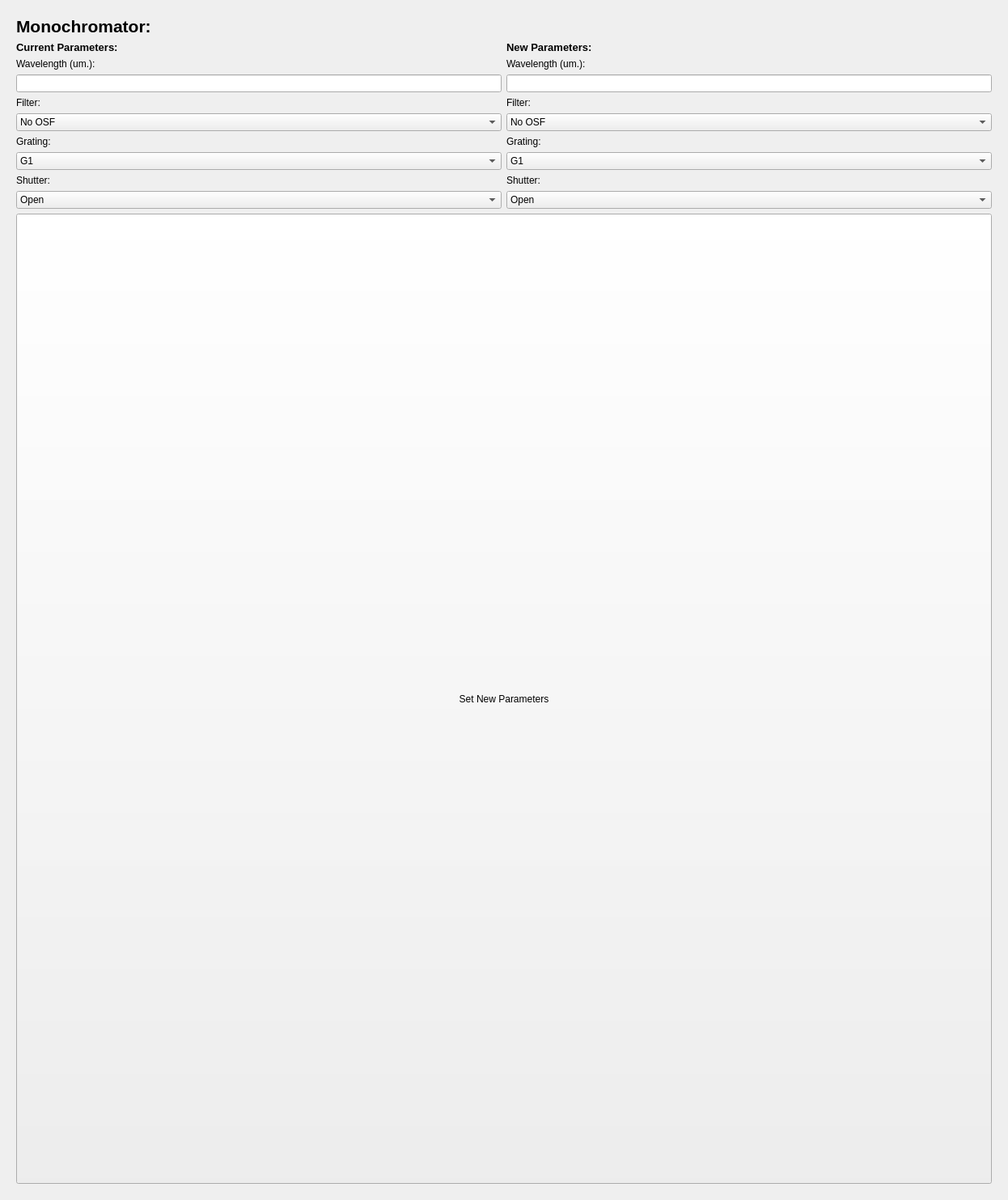
<?xml version="1.0" encoding="UTF-8"?>
<ui version="4.0">
 <class>Form</class>
 <widget class="QWidget" name="Form">
  <property name="geometry">
   <rect>
    <x>0</x>
    <y>0</y>
    <width>1246</width>
    <height>1483</height>
   </rect>
  </property>
  <property name="windowTitle">
   <string>Form</string>
  </property>
  <layout class="QGridLayout" name="gridLayout">
   <item row="0" column="0">
    <widget class="QStackedWidget" name="stackedWidget">
     <property name="currentIndex">
      <number>0</number>
     </property>
     <widget class="QWidget" name="MonochromatorControl">
      <layout class="QGridLayout" name="gridLayout_2">
       <item row="23" column="2">
        <widget class="QLabel" name="manual_monochromator_shutter_label">
         <property name="sizePolicy">
          <sizepolicy hsizetype="Preferred" vsizetype="Maximum">
           <horstretch>0</horstretch>
           <verstretch>0</verstretch>
          </sizepolicy>
         </property>
         <property name="text">
          <string>Shutter:</string>
         </property>
        </widget>
       </item>
       <item row="18" column="0" colspan="2">
        <widget class="QComboBox" name="manual_monochromator_currentfilter_combobox">
         <item>
          <property name="text">
           <string>No OSF</string>
          </property>
         </item>
         <item>
          <property name="text">
           <string>OSF1</string>
          </property>
         </item>
         <item>
          <property name="text">
           <string>OSF2</string>
          </property>
         </item>
         <item>
          <property name="text">
           <string>OSF3</string>
          </property>
         </item>
        </widget>
       </item>
       <item row="18" column="2" colspan="2">
        <widget class="QComboBox" name="manual_monochromator_newfilter_combobox">
         <item>
          <property name="text">
           <string>No OSF</string>
          </property>
         </item>
         <item>
          <property name="text">
           <string>OSF1</string>
          </property>
         </item>
         <item>
          <property name="text">
           <string>OSF2</string>
          </property>
         </item>
         <item>
          <property name="text">
           <string>OSF3</string>
          </property>
         </item>
        </widget>
       </item>
       <item row="21" column="2" colspan="2">
        <widget class="QComboBox" name="manual_monochromator_newgrating_combobox">
         <property name="sizePolicy">
          <sizepolicy hsizetype="Minimum" vsizetype="Fixed">
           <horstretch>0</horstretch>
           <verstretch>0</verstretch>
          </sizepolicy>
         </property>
         <item>
          <property name="text">
           <string>G1</string>
          </property>
         </item>
         <item>
          <property name="text">
           <string>G2</string>
          </property>
         </item>
         <item>
          <property name="text">
           <string>G3</string>
          </property>
         </item>
        </widget>
       </item>
       <item row="12" column="2">
        <widget class="QLabel" name="manual_monochromator_wavelength_label">
         <property name="sizePolicy">
          <sizepolicy hsizetype="Preferred" vsizetype="Maximum">
           <horstretch>0</horstretch>
           <verstretch>0</verstretch>
          </sizepolicy>
         </property>
         <property name="text">
          <string>Wavelength (um.):</string>
         </property>
        </widget>
       </item>
       <item row="20" column="2">
        <widget class="QLabel" name="manual_monochromator_grating_label">
         <property name="sizePolicy">
          <sizepolicy hsizetype="Preferred" vsizetype="Maximum">
           <horstretch>0</horstretch>
           <verstretch>0</verstretch>
          </sizepolicy>
         </property>
         <property name="text">
          <string>Grating:</string>
         </property>
        </widget>
       </item>
       <item row="17" column="0">
        <widget class="QLabel" name="manual_monochromator_filter_label_2">
         <property name="sizePolicy">
          <sizepolicy hsizetype="Preferred" vsizetype="Maximum">
           <horstretch>0</horstretch>
           <verstretch>0</verstretch>
          </sizepolicy>
         </property>
         <property name="text">
          <string>Filter:</string>
         </property>
        </widget>
       </item>
       <item row="0" column="0" colspan="2">
        <widget class="QLabel" name="manual_monochromator_label">
         <property name="sizePolicy">
          <sizepolicy hsizetype="Preferred" vsizetype="Maximum">
           <horstretch>0</horstretch>
           <verstretch>0</verstretch>
          </sizepolicy>
         </property>
         <property name="font">
          <font>
           <pointsize>16</pointsize>
           <weight>75</weight>
           <bold>true</bold>
          </font>
         </property>
         <property name="text">
          <string>Monochromator:</string>
         </property>
        </widget>
       </item>
       <item row="20" column="0">
        <widget class="QLabel" name="manual_monochromator_grating_label_2">
         <property name="sizePolicy">
          <sizepolicy hsizetype="Preferred" vsizetype="Maximum">
           <horstretch>0</horstretch>
           <verstretch>0</verstretch>
          </sizepolicy>
         </property>
         <property name="text">
          <string>Grating:</string>
         </property>
        </widget>
       </item>
       <item row="23" column="0">
        <widget class="QLabel" name="manual_monochromator_shutter_label_2">
         <property name="sizePolicy">
          <sizepolicy hsizetype="Preferred" vsizetype="Maximum">
           <horstretch>0</horstretch>
           <verstretch>0</verstretch>
          </sizepolicy>
         </property>
         <property name="text">
          <string>Shutter:</string>
         </property>
        </widget>
       </item>
       <item row="24" column="0" colspan="2">
        <widget class="QComboBox" name="manual_monochromator_currentshutter_combobox">
         <property name="sizePolicy">
          <sizepolicy hsizetype="Minimum" vsizetype="Maximum">
           <horstretch>0</horstretch>
           <verstretch>0</verstretch>
          </sizepolicy>
         </property>
         <item>
          <property name="text">
           <string>Open</string>
          </property>
         </item>
         <item>
          <property name="text">
           <string>Close</string>
          </property>
         </item>
        </widget>
       </item>
       <item row="17" column="2">
        <widget class="QLabel" name="manual_monochromator_filter_label">
         <property name="sizePolicy">
          <sizepolicy hsizetype="Preferred" vsizetype="Maximum">
           <horstretch>0</horstretch>
           <verstretch>0</verstretch>
          </sizepolicy>
         </property>
         <property name="text">
          <string>Filter:</string>
         </property>
        </widget>
       </item>
       <item row="21" column="0" colspan="2">
        <widget class="QComboBox" name="manual_monochromator_currentgrating_combobox">
         <property name="sizePolicy">
          <sizepolicy hsizetype="Minimum" vsizetype="Fixed">
           <horstretch>0</horstretch>
           <verstretch>0</verstretch>
          </sizepolicy>
         </property>
         <item>
          <property name="text">
           <string>G1</string>
          </property>
         </item>
         <item>
          <property name="text">
           <string>G2</string>
          </property>
         </item>
         <item>
          <property name="text">
           <string>G3</string>
          </property>
         </item>
        </widget>
       </item>
       <item row="12" column="0">
        <widget class="QLabel" name="manual_monochromator_wavelength_label_2">
         <property name="sizePolicy">
          <sizepolicy hsizetype="Preferred" vsizetype="Maximum">
           <horstretch>0</horstretch>
           <verstretch>0</verstretch>
          </sizepolicy>
         </property>
         <property name="text">
          <string>Wavelength (um.):</string>
         </property>
        </widget>
       </item>
       <item row="15" column="2" colspan="2">
        <widget class="QLineEdit" name="manual_monochromator_newwavelength_ledit">
         <property name="sizePolicy">
          <sizepolicy hsizetype="Minimum" vsizetype="Maximum">
           <horstretch>0</horstretch>
           <verstretch>0</verstretch>
          </sizepolicy>
         </property>
        </widget>
       </item>
       <item row="25" column="0" colspan="4">
        <widget class="QPushButton" name="manual_monochromator_setparams_button">
         <property name="sizePolicy">
          <sizepolicy hsizetype="Minimum" vsizetype="Preferred">
           <horstretch>0</horstretch>
           <verstretch>0</verstretch>
          </sizepolicy>
         </property>
         <property name="text">
          <string>Set New Parameters</string>
         </property>
        </widget>
       </item>
       <item row="24" column="2" colspan="2">
        <widget class="QComboBox" name="manual_monochromator_newshutter_combobox">
         <property name="sizePolicy">
          <sizepolicy hsizetype="Minimum" vsizetype="Maximum">
           <horstretch>0</horstretch>
           <verstretch>0</verstretch>
          </sizepolicy>
         </property>
         <item>
          <property name="text">
           <string>Open</string>
          </property>
         </item>
         <item>
          <property name="text">
           <string>Close</string>
          </property>
         </item>
        </widget>
       </item>
       <item row="15" column="0" colspan="2">
        <widget class="QLineEdit" name="manual_monochromator_currentwavelength_ledit">
         <property name="sizePolicy">
          <sizepolicy hsizetype="Minimum" vsizetype="Maximum">
           <horstretch>0</horstretch>
           <verstretch>0</verstretch>
          </sizepolicy>
         </property>
        </widget>
       </item>
       <item row="11" column="0" colspan="2">
        <widget class="QLabel" name="label_2">
         <property name="sizePolicy">
          <sizepolicy hsizetype="Preferred" vsizetype="Maximum">
           <horstretch>0</horstretch>
           <verstretch>0</verstretch>
          </sizepolicy>
         </property>
         <property name="font">
          <font>
           <pointsize>10</pointsize>
           <weight>75</weight>
           <bold>true</bold>
          </font>
         </property>
         <property name="text">
          <string>Current Parameters:</string>
         </property>
        </widget>
       </item>
       <item row="11" column="2">
        <widget class="QLabel" name="label">
         <property name="sizePolicy">
          <sizepolicy hsizetype="Preferred" vsizetype="Maximum">
           <horstretch>0</horstretch>
           <verstretch>0</verstretch>
          </sizepolicy>
         </property>
         <property name="font">
          <font>
           <pointsize>10</pointsize>
           <weight>75</weight>
           <bold>true</bold>
          </font>
         </property>
         <property name="text">
          <string>New Parameters:</string>
         </property>
        </widget>
       </item>
      </layout>
     </widget>
     <widget class="QWidget" name="LockInControl">
      <layout class="QGridLayout" name="gridLayout_3">
       <item row="0" column="0">
        <widget class="QLabel" name="manual_lockin_label">
         <property name="sizePolicy">
          <sizepolicy hsizetype="Preferred" vsizetype="Maximum">
           <horstretch>0</horstretch>
           <verstretch>0</verstretch>
          </sizepolicy>
         </property>
         <property name="font">
          <font>
           <pointsize>16</pointsize>
           <weight>75</weight>
           <bold>true</bold>
          </font>
         </property>
         <property name="text">
          <string>Lock-In:</string>
         </property>
        </widget>
       </item>
       <item row="8" column="0">
        <widget class="QComboBox" name="manual_lockin_sensitivityvalue_cbox">
         <property name="sizePolicy">
          <sizepolicy hsizetype="Preferred" vsizetype="Fixed">
           <horstretch>0</horstretch>
           <verstretch>0</verstretch>
          </sizepolicy>
         </property>
         <item>
          <property name="text">
           <string>1</string>
          </property>
         </item>
         <item>
          <property name="text">
           <string>2</string>
          </property>
         </item>
         <item>
          <property name="text">
           <string>5</string>
          </property>
         </item>
        </widget>
       </item>
       <item row="18" column="0">
        <widget class="QLabel" name="manual_lockin_measurementstorage_label">
         <property name="text">
          <string>Measurement Storage Path:</string>
         </property>
        </widget>
       </item>
       <item row="9" column="1">
        <widget class="QLabel" name="label_5">
         <property name="text">
          <string>Multiplier:</string>
         </property>
        </widget>
       </item>
       <item row="17" column="0">
        <widget class="QComboBox" name="manual_lockin_samplerate_combobox">
         <property name="sizePolicy">
          <sizepolicy hsizetype="Expanding" vsizetype="Fixed">
           <horstretch>0</horstretch>
           <verstretch>0</verstretch>
          </sizepolicy>
         </property>
         <property name="currentText">
          <string>0.0625</string>
         </property>
         <item>
          <property name="text">
           <string>0.0625</string>
          </property>
         </item>
         <item>
          <property name="text">
           <string>0.125</string>
          </property>
         </item>
         <item>
          <property name="text">
           <string>0.250</string>
          </property>
         </item>
         <item>
          <property name="text">
           <string>0.5</string>
          </property>
         </item>
         <item>
          <property name="text">
           <string>1</string>
          </property>
         </item>
         <item>
          <property name="text">
           <string>2</string>
          </property>
         </item>
         <item>
          <property name="text">
           <string>4</string>
          </property>
         </item>
         <item>
          <property name="text">
           <string>8</string>
          </property>
         </item>
         <item>
          <property name="text">
           <string>16</string>
          </property>
         </item>
         <item>
          <property name="text">
           <string>32</string>
          </property>
         </item>
         <item>
          <property name="text">
           <string>64</string>
          </property>
         </item>
         <item>
          <property name="text">
           <string>128</string>
          </property>
         </item>
         <item>
          <property name="text">
           <string>256</string>
          </property>
         </item>
         <item>
          <property name="text">
           <string>512</string>
          </property>
         </item>
        </widget>
       </item>
       <item row="9" column="0">
        <widget class="QLabel" name="label_3">
         <property name="text">
          <string>Multiplier:</string>
         </property>
        </widget>
       </item>
       <item row="12" column="1">
        <widget class="QComboBox" name="manual_lockin_timeconstantunit_cbox">
         <item>
          <property name="text">
           <string>ks.</string>
          </property>
         </item>
         <item>
          <property name="text">
           <string>s.</string>
          </property>
         </item>
         <item>
          <property name="text">
           <string>ms.</string>
          </property>
         </item>
         <item>
          <property name="text">
           <string>us.</string>
          </property>
         </item>
        </widget>
       </item>
       <item row="7" column="0">
        <widget class="QLabel" name="label_7">
         <property name="text">
          <string>Value:</string>
         </property>
        </widget>
       </item>
       <item row="11" column="0">
        <widget class="QLabel" name="label_8">
         <property name="text">
          <string>Units:</string>
         </property>
        </widget>
       </item>
       <item row="10" column="1">
        <widget class="QComboBox" name="manual_lockin_timeconstantmultiplier_cbox">
         <item>
          <property name="text">
           <string>x1</string>
          </property>
         </item>
         <item>
          <property name="text">
           <string>x10</string>
          </property>
         </item>
         <item>
          <property name="text">
           <string>x100</string>
          </property>
         </item>
        </widget>
       </item>
       <item row="16" column="1">
        <widget class="QLabel" name="manual_lockin_sampletime_label">
         <property name="text">
          <string>Sample Time (s.):</string>
         </property>
        </widget>
       </item>
       <item row="19" column="0" colspan="2">
        <widget class="QLineEdit" name="manual_lockin_measurementstorage_ledit"/>
       </item>
       <item row="5" column="0" colspan="2">
        <widget class="QLabel" name="label_12">
         <property name="font">
          <font>
           <pointsize>12</pointsize>
           <weight>75</weight>
           <bold>true</bold>
          </font>
         </property>
         <property name="text">
          <string>New Parameters:</string>
         </property>
        </widget>
       </item>
       <item row="14" column="0" colspan="2">
        <widget class="Line" name="line_2">
         <property name="orientation">
          <enum>Qt::Horizontal</enum>
         </property>
        </widget>
       </item>
       <item row="3" column="0">
        <widget class="QLineEdit" name="manual_lockin_sensitivity_ledit">
         <property name="enabled">
          <bool>false</bool>
         </property>
         <property name="font">
          <font>
           <pointsize>8</pointsize>
          </font>
         </property>
         <property name="readOnly">
          <bool>false</bool>
         </property>
         <property name="clearButtonEnabled">
          <bool>false</bool>
         </property>
        </widget>
       </item>
       <item row="2" column="0">
        <widget class="QLabel" name="label_10">
         <property name="font">
          <font>
           <weight>75</weight>
           <bold>true</bold>
          </font>
         </property>
         <property name="text">
          <string>Sensitivity:</string>
         </property>
        </widget>
       </item>
       <item row="8" column="1">
        <widget class="QComboBox" name="manual_lockin_timeconstantvalue_cbox">
         <property name="sizePolicy">
          <sizepolicy hsizetype="Preferred" vsizetype="Fixed">
           <horstretch>0</horstretch>
           <verstretch>0</verstretch>
          </sizepolicy>
         </property>
         <item>
          <property name="text">
           <string>1</string>
          </property>
         </item>
         <item>
          <property name="text">
           <string>3</string>
          </property>
         </item>
        </widget>
       </item>
       <item row="6" column="1">
        <widget class="QLabel" name="manual_lockin_timeconstant_label">
         <property name="font">
          <font>
           <pointsize>8</pointsize>
           <weight>75</weight>
           <bold>true</bold>
          </font>
         </property>
         <property name="text">
          <string>Time-Constant:</string>
         </property>
        </widget>
       </item>
       <item row="16" column="0">
        <widget class="QLabel" name="manual_lockin_samplerate_label">
         <property name="text">
          <string>Sample Rate (Hz.):</string>
         </property>
        </widget>
       </item>
       <item row="12" column="0">
        <widget class="QComboBox" name="manual_lockin_sensitivityunit_cbox">
         <item>
          <property name="text">
           <string>V.</string>
          </property>
         </item>
         <item>
          <property name="text">
           <string>mV.</string>
          </property>
         </item>
         <item>
          <property name="text">
           <string>uV.</string>
          </property>
         </item>
         <item>
          <property name="text">
           <string>nV.</string>
          </property>
         </item>
        </widget>
       </item>
       <item row="17" column="1">
        <widget class="QLineEdit" name="manual_lockin_sampletime_ledit"/>
       </item>
       <item row="3" column="1">
        <widget class="QLineEdit" name="manual_lockin_timeconstant_ledit">
         <property name="enabled">
          <bool>false</bool>
         </property>
         <property name="readOnly">
          <bool>false</bool>
         </property>
        </widget>
       </item>
       <item row="4" column="0" colspan="2">
        <widget class="Line" name="line">
         <property name="orientation">
          <enum>Qt::Horizontal</enum>
         </property>
        </widget>
       </item>
       <item row="20" column="0" colspan="2">
        <widget class="QPushButton" name="manual_lockin_startmeasurement_button">
         <property name="text">
          <string>Start Measurement</string>
         </property>
        </widget>
       </item>
       <item row="6" column="0">
        <widget class="QLabel" name="manual_lockin_sensitivity_label">
         <property name="sizePolicy">
          <sizepolicy hsizetype="Preferred" vsizetype="Preferred">
           <horstretch>0</horstretch>
           <verstretch>0</verstretch>
          </sizepolicy>
         </property>
         <property name="font">
          <font>
           <pointsize>8</pointsize>
           <weight>75</weight>
           <bold>true</bold>
          </font>
         </property>
         <property name="text">
          <string>Sensitivity:</string>
         </property>
        </widget>
       </item>
       <item row="1" column="0">
        <widget class="QLabel" name="label_9">
         <property name="font">
          <font>
           <pointsize>12</pointsize>
           <weight>75</weight>
           <bold>true</bold>
          </font>
         </property>
         <property name="text">
          <string>Current Parameters:</string>
         </property>
        </widget>
       </item>
       <item row="10" column="0">
        <widget class="QComboBox" name="manual_lockin_sensitivitymultiplier_cbox">
         <item>
          <property name="text">
           <string>x1</string>
          </property>
         </item>
         <item>
          <property name="text">
           <string>x10</string>
          </property>
         </item>
         <item>
          <property name="text">
           <string>x100</string>
          </property>
         </item>
        </widget>
       </item>
       <item row="13" column="0" colspan="2">
        <widget class="QPushButton" name="manual_lockin_setparams_button">
         <property name="text">
          <string>Set New Parameters</string>
         </property>
        </widget>
       </item>
       <item row="11" column="1">
        <widget class="QLabel" name="label_6">
         <property name="text">
          <string>Units:</string>
         </property>
        </widget>
       </item>
       <item row="7" column="1">
        <widget class="QLabel" name="label_4">
         <property name="text">
          <string>Value:</string>
         </property>
        </widget>
       </item>
       <item row="2" column="1">
        <widget class="QLabel" name="label_11">
         <property name="font">
          <font>
           <weight>75</weight>
           <bold>true</bold>
          </font>
         </property>
         <property name="text">
          <string>Time-Constant:</string>
         </property>
        </widget>
       </item>
       <item row="15" column="0">
        <widget class="QLabel" name="label_13">
         <property name="font">
          <font>
           <pointsize>12</pointsize>
           <weight>75</weight>
           <bold>true</bold>
          </font>
         </property>
         <property name="text">
          <string>Measurement:</string>
         </property>
        </widget>
       </item>
      </layout>
     </widget>
     <widget class="QWidget" name="LabJackControl">
      <layout class="QGridLayout" name="gridLayout_4">
       <item row="11" column="0">
        <widget class="QCheckBox" name="manual_labjack_dio8state_check">
         <property name="text">
          <string>DIO8</string>
         </property>
        </widget>
       </item>
       <item row="7" column="3">
        <widget class="QComboBox" name="manual_labjack_dio15config_cbox">
         <item>
          <property name="text">
           <string>Input</string>
          </property>
         </item>
         <item>
          <property name="text">
           <string>Output</string>
          </property>
         </item>
        </widget>
       </item>
       <item row="7" column="1">
        <widget class="QComboBox" name="manual_labjack_dio4config_cbox">
         <item>
          <property name="text">
           <string>Input</string>
          </property>
         </item>
         <item>
          <property name="text">
           <string>Output</string>
          </property>
         </item>
        </widget>
       </item>
       <item row="3" column="3">
        <widget class="QComboBox" name="manual_labjack_dio11config_cbox">
         <item>
          <property name="text">
           <string>Input</string>
          </property>
         </item>
         <item>
          <property name="text">
           <string>Output</string>
          </property>
         </item>
        </widget>
       </item>
       <item row="10" column="2">
        <widget class="QCheckBox" name="manual_labjack_dio18state_check">
         <property name="text">
          <string>DIO18</string>
         </property>
        </widget>
       </item>
       <item row="12" column="3">
        <widget class="QComboBox" name="manual_labjack_dio20config_cbox">
         <item>
          <property name="text">
           <string>Input</string>
          </property>
         </item>
         <item>
          <property name="text">
           <string>Output</string>
          </property>
         </item>
        </widget>
       </item>
       <item row="3" column="2">
        <widget class="QCheckBox" name="manual_labjack_dio11state_check">
         <property name="text">
          <string>DIO11</string>
         </property>
        </widget>
       </item>
       <item row="9" column="0">
        <widget class="QCheckBox" name="manual_labjack_dio6state_check">
         <property name="text">
          <string>DIO6</string>
         </property>
        </widget>
       </item>
       <item row="3" column="0">
        <widget class="QCheckBox" name="manual_labjack_dio0state_check">
         <property name="text">
          <string>DIO0</string>
         </property>
        </widget>
       </item>
       <item row="8" column="1">
        <widget class="QComboBox" name="manual_labjack_dio5config_cbox">
         <item>
          <property name="text">
           <string>Input</string>
          </property>
         </item>
         <item>
          <property name="text">
           <string>Output</string>
          </property>
         </item>
        </widget>
       </item>
       <item row="3" column="1">
        <widget class="QComboBox" name="manual_labjack_dio0config_cbox">
         <item>
          <property name="text">
           <string>Input</string>
          </property>
         </item>
         <item>
          <property name="text">
           <string>Output</string>
          </property>
         </item>
        </widget>
       </item>
       <item row="12" column="1">
        <widget class="QComboBox" name="manual_labjack_dio9config_cbox">
         <item>
          <property name="text">
           <string>Input</string>
          </property>
         </item>
         <item>
          <property name="text">
           <string>Output</string>
          </property>
         </item>
        </widget>
       </item>
       <item row="5" column="1">
        <widget class="QComboBox" name="manual_labjack_dio2config_cbox">
         <item>
          <property name="text">
           <string>Input</string>
          </property>
         </item>
         <item>
          <property name="text">
           <string>Output</string>
          </property>
         </item>
        </widget>
       </item>
       <item row="7" column="2">
        <widget class="QCheckBox" name="manual_labjack_dio15state_check">
         <property name="text">
          <string>DIO15</string>
         </property>
        </widget>
       </item>
       <item row="12" column="0">
        <widget class="QCheckBox" name="manual_labjack_dio9state_check">
         <property name="text">
          <string>DIO9</string>
         </property>
        </widget>
       </item>
       <item row="6" column="0">
        <widget class="QCheckBox" name="manual_labjack_dio3state_check">
         <property name="text">
          <string>DIO3</string>
         </property>
        </widget>
       </item>
       <item row="7" column="0">
        <widget class="QCheckBox" name="manual_labjack_dio4state_check">
         <property name="text">
          <string>DIO4</string>
         </property>
        </widget>
       </item>
       <item row="9" column="3">
        <widget class="QComboBox" name="manual_labjack_dio17config_cbox">
         <item>
          <property name="text">
           <string>Input</string>
          </property>
         </item>
         <item>
          <property name="text">
           <string>Output</string>
          </property>
         </item>
        </widget>
       </item>
       <item row="9" column="1">
        <widget class="QComboBox" name="manual_labjack_dio6config_cbox">
         <item>
          <property name="text">
           <string>Input</string>
          </property>
         </item>
         <item>
          <property name="text">
           <string>Output</string>
          </property>
         </item>
        </widget>
       </item>
       <item row="0" column="0" colspan="4">
        <widget class="QLabel" name="label_14">
         <property name="sizePolicy">
          <sizepolicy hsizetype="Minimum" vsizetype="Maximum">
           <horstretch>0</horstretch>
           <verstretch>0</verstretch>
          </sizepolicy>
         </property>
         <property name="font">
          <font>
           <pointsize>16</pointsize>
           <weight>75</weight>
           <bold>true</bold>
          </font>
         </property>
         <property name="text">
          <string>LabJack:</string>
         </property>
        </widget>
       </item>
       <item row="5" column="2">
        <widget class="QCheckBox" name="manual_labjack_dio13state_check">
         <property name="text">
          <string>DIO13</string>
         </property>
        </widget>
       </item>
       <item row="10" column="1">
        <widget class="QComboBox" name="manual_labjack_dio7config_cbox">
         <item>
          <property name="text">
           <string>Input</string>
          </property>
         </item>
         <item>
          <property name="text">
           <string>Output</string>
          </property>
         </item>
        </widget>
       </item>
       <item row="5" column="3">
        <widget class="QComboBox" name="manual_labjack_dio13config_cbox">
         <item>
          <property name="text">
           <string>Input</string>
          </property>
         </item>
         <item>
          <property name="text">
           <string>Output</string>
          </property>
         </item>
        </widget>
       </item>
       <item row="8" column="3">
        <widget class="QComboBox" name="manual_labjack_dio16config_cbox">
         <item>
          <property name="text">
           <string>Input</string>
          </property>
         </item>
         <item>
          <property name="text">
           <string>Output</string>
          </property>
         </item>
        </widget>
       </item>
       <item row="6" column="1">
        <widget class="QComboBox" name="manual_labjack_dio3config_cbox">
         <item>
          <property name="text">
           <string>Input</string>
          </property>
         </item>
         <item>
          <property name="text">
           <string>Output</string>
          </property>
         </item>
        </widget>
       </item>
       <item row="11" column="1">
        <widget class="QComboBox" name="manual_labjack_dio8config_cbox">
         <item>
          <property name="text">
           <string>Input</string>
          </property>
         </item>
         <item>
          <property name="text">
           <string>Output</string>
          </property>
         </item>
        </widget>
       </item>
       <item row="13" column="3">
        <widget class="QComboBox" name="manual_labjack_dio21config_cbox">
         <item>
          <property name="text">
           <string>Input</string>
          </property>
         </item>
         <item>
          <property name="text">
           <string>Output</string>
          </property>
         </item>
        </widget>
       </item>
       <item row="2" column="0">
        <widget class="QLabel" name="label_15">
         <property name="sizePolicy">
          <sizepolicy hsizetype="Preferred" vsizetype="Maximum">
           <horstretch>0</horstretch>
           <verstretch>0</verstretch>
          </sizepolicy>
         </property>
         <property name="font">
          <font>
           <pointsize>10</pointsize>
           <weight>75</weight>
           <bold>true</bold>
          </font>
         </property>
         <property name="text">
          <string>Digital I/O:</string>
         </property>
        </widget>
       </item>
       <item row="4" column="3">
        <widget class="QComboBox" name="manual_labjack_dio12config_cbox">
         <item>
          <property name="text">
           <string>Input</string>
          </property>
         </item>
         <item>
          <property name="text">
           <string>Output</string>
          </property>
         </item>
        </widget>
       </item>
       <item row="10" column="0">
        <widget class="QCheckBox" name="manual_labjack_dio7state_check">
         <property name="text">
          <string>DIO7</string>
         </property>
        </widget>
       </item>
       <item row="11" column="2">
        <widget class="QCheckBox" name="manual_labjack_dio19state_check">
         <property name="text">
          <string>DIO19</string>
         </property>
        </widget>
       </item>
       <item row="5" column="0">
        <widget class="QCheckBox" name="manual_labjack_dio2state_check">
         <property name="text">
          <string>DIO2</string>
         </property>
        </widget>
       </item>
       <item row="4" column="1">
        <widget class="QComboBox" name="manual_labjack_dio1config_cbox">
         <item>
          <property name="text">
           <string>Input</string>
          </property>
         </item>
         <item>
          <property name="text">
           <string>Output</string>
          </property>
         </item>
        </widget>
       </item>
       <item row="4" column="0">
        <widget class="QCheckBox" name="manual_labjack_dio1state_check">
         <property name="text">
          <string>DIO1</string>
         </property>
        </widget>
       </item>
       <item row="13" column="1">
        <widget class="QComboBox" name="manual_labjack_dio10config_cbox">
         <item>
          <property name="text">
           <string>Input</string>
          </property>
         </item>
         <item>
          <property name="text">
           <string>Output</string>
          </property>
         </item>
        </widget>
       </item>
       <item row="8" column="0">
        <widget class="QCheckBox" name="manual_labjack_dio5state_check">
         <property name="text">
          <string>DIO5</string>
         </property>
        </widget>
       </item>
       <item row="9" column="2">
        <widget class="QCheckBox" name="manual_labjack_dio17state_check">
         <property name="text">
          <string>DIO17</string>
         </property>
        </widget>
       </item>
       <item row="11" column="3">
        <widget class="QComboBox" name="manual_labjack_dio19config_cbox">
         <item>
          <property name="text">
           <string>Input</string>
          </property>
         </item>
         <item>
          <property name="text">
           <string>Output</string>
          </property>
         </item>
        </widget>
       </item>
       <item row="13" column="0">
        <widget class="QCheckBox" name="manual_labjack_dio10state_check">
         <property name="text">
          <string>DIO10</string>
         </property>
        </widget>
       </item>
       <item row="8" column="2">
        <widget class="QCheckBox" name="manual_labjack_dio16state_check">
         <property name="text">
          <string>DIO16</string>
         </property>
        </widget>
       </item>
       <item row="10" column="3">
        <widget class="QComboBox" name="manual_labjack_dio18config_cbox">
         <item>
          <property name="text">
           <string>Input</string>
          </property>
         </item>
         <item>
          <property name="text">
           <string>Output</string>
          </property>
         </item>
        </widget>
       </item>
       <item row="12" column="2">
        <widget class="QCheckBox" name="manual_labjack_dio20state_check">
         <property name="text">
          <string>DIO20</string>
         </property>
        </widget>
       </item>
       <item row="4" column="2">
        <widget class="QCheckBox" name="manual_labjack_dio12state_check">
         <property name="text">
          <string>DIO12</string>
         </property>
        </widget>
       </item>
       <item row="13" column="2">
        <widget class="QCheckBox" name="manual_labjack_dio21state_check">
         <property name="text">
          <string>DIO21</string>
         </property>
        </widget>
       </item>
       <item row="6" column="2">
        <widget class="QCheckBox" name="manual_labjack_dio14state_check">
         <property name="text">
          <string>DIO14</string>
         </property>
        </widget>
       </item>
       <item row="6" column="3">
        <widget class="QComboBox" name="manual_labjack_dio14config_cbox">
         <item>
          <property name="text">
           <string>Input</string>
          </property>
         </item>
         <item>
          <property name="text">
           <string>Output</string>
          </property>
         </item>
        </widget>
       </item>
       <item row="1" column="0" colspan="4">
        <widget class="Line" name="line_3">
         <property name="orientation">
          <enum>Qt::Horizontal</enum>
         </property>
        </widget>
       </item>
      </layout>
     </widget>
    </widget>
   </item>
  </layout>
 </widget>
 <resources/>
 <connections/>
</ui>
